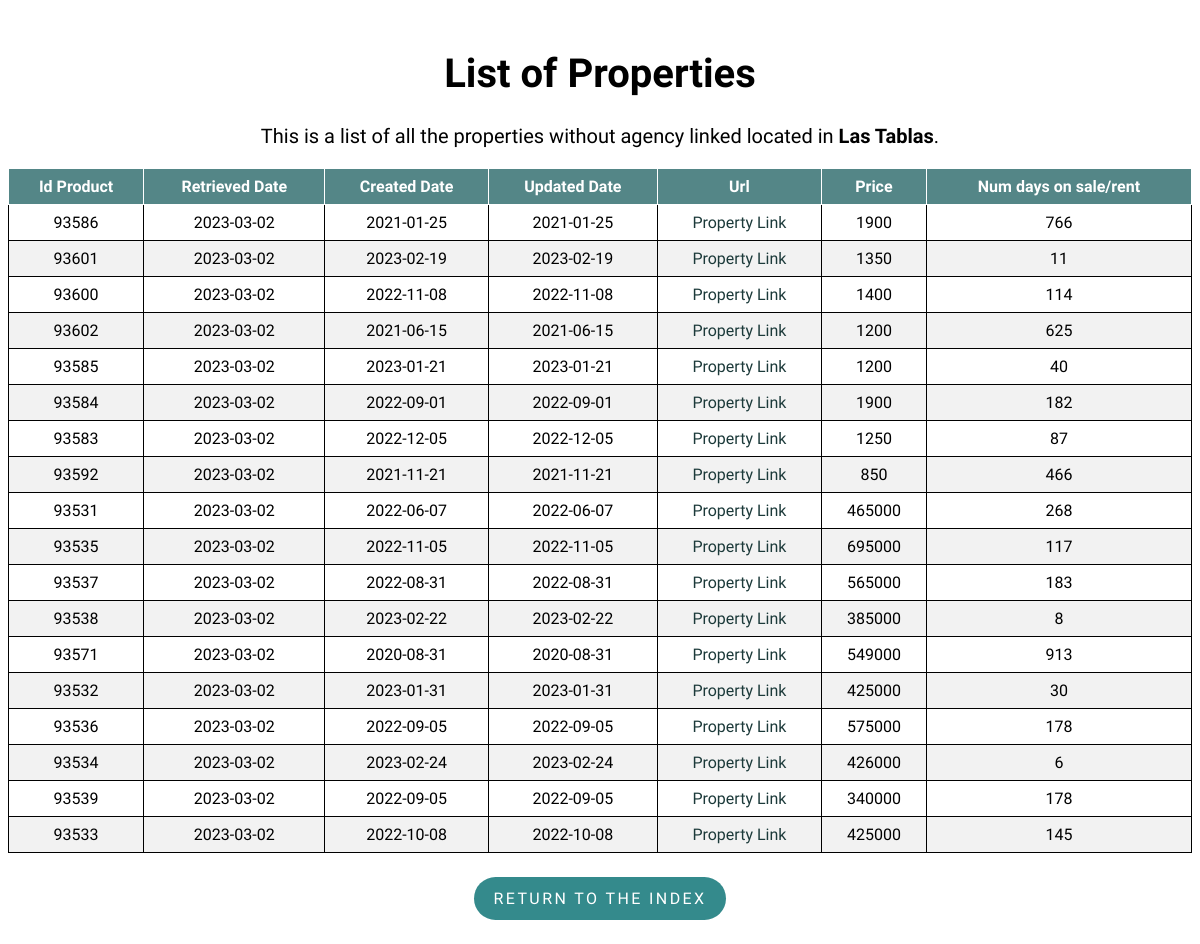
Screenshot of /property/Las Tablas with the database file from the repository.
### flask-app/read_db.py (models this page shows)
class Property(db.Model):
    __tablename__ = 'properties'
    id_product = db.Column(db.Integer, primary_key=True)
    retrieved_date = db.Column(db.Date)
    created_date = db.Column(db.Date)
    url = db.Column(db.Text)
    mobile = db.Column(db.Integer)
    agency = db.Column(db.Text)
    real_estate_id = db.Column(db.Integer)
    price = db.Column(db.Integer)
    type_id = db.Column(db.Integer)
    trans_type_id = db.Column(db.Integer)
    location = db.Column(db.Text)
    num_days = db.Column(db.Integer)
    updated_date = db.Column(db.Date)

### flask-app/read_db.py (the view)
@app.route('/property/<location>', methods=['GET', 'POST'])
def property(location):
    properties = Property.query.filter_by(
        type_id=1, location=location).order_by(Property.url).distinct()
    return render_template('list.html', properties=properties, location=location)

### flask-app/templates/list.html (shortened to what this page needs)
<!DOCTYPE html>
<html lang="en">
<head>
    <link rel="stylesheet" type="text/css" href="{{ url_for('static', filename='styles/style.css') }}">
    <link rel="stylesheet" type="text/css" href="{{ url_for('static', filename='styles/tablesort.css') }}">
</head>
<body>
    <h1 class="list_header" style="font-size:40px;">List of Properties</h1>
    <p class="list_header" style="margin-top: 25px;font-size:20px;">This is a list of all the properties without agency linked located in
        <strong>{{ location }}</strong>.
    </p>
    <table class="table table-sortable">
        <thead>
            <tr>
                <th>Id Product</th>
                <th>Retrieved Date</th>
                <th>Created Date</th>
                <th>Updated Date</th>
                <th>Url</th>
                <th>Price</th>
                <th>Num days on sale/rent</th>
            </tr>
        </thead>
        <tbody>
            {% for property in properties %}
            <tr>
                <td>{{ property.id_product }}</td>
                <td>{{ property.retrieved_date }}</td>
                <td>{{ property.created_date }}</td>
                <td>{{ property.updated_date }}</td>
                <td>
                    <a class="property_link" href={{ property.url }}>Property Link</a>
                </td>
                <td><a>{{ property.price }}</a></td>
                <td>{{ property.num_days }}</td>
            </tr>
            {% endfor %}
        </tbody>
    </table>
    <div class = "btn_container">
        <p class="return_btn"><a class = "btn_link" href="{{ url_for('index') }}">Return to the index</a></p>
    </div>
</body>
</html>

### flask-app/static/styles/style.css (style rules this page uses)
body { font-family: 'Muli','Open Sans','Open Sans-fallback',sans-serif; }
table, th, td { border: 1px solid; }
table { width: 100%; border-collapse: collapse; }
th, td { text-align: center; padding: 8px; }
tr:nth-child(even) { background-color: #f2f2f2 }
th { background-color: rgb(84, 134, 135); color: white; }
.index_header, .list_header { margin-top: 50px; text-align: center; }
a.property_link { text-decoration: none; }
a.property_link:link, a.property_link:visited { color: rgb(28, 58, 58); }
.return_btn { display: inline-block; padding: .75rem 1.25rem; border-radius: 10rem; text-transform: uppercase; font-size: 1rem; letter-spacing: .15rem; transition: all .3s; position: relative; overflow: hidden; z-index: 1; background-color: rgb(52, 138, 140); }
.btn_link { text-decoration: none; color: #fff; }
.btn_container { margin-top: 8px; display: flex; justify-content: center; align-items: center; }

### flask-app/static/styles/tablesort.css (style rules this page uses)
.table-sortable th { cursor: pointer; }

### rows the page displays
Property: id_product "93586", retrieved_date "2023-03-02", created_date "2021-01-25", updated_date "2021-01-25", price "1900", num_days "766"
Property: id_product "93601", retrieved_date "2023-03-02", created_date "2023-02-19", updated_date "2023-02-19", price "1350", num_days "11"
Property: id_product "93600", retrieved_date "2023-03-02", created_date "2022-11-08", updated_date "2022-11-08", price "1400", num_days "114"
Property: id_product "93602", retrieved_date "2023-03-02", created_date "2021-06-15", updated_date "2021-06-15", price "1200", num_days "625"
Property: id_product "93585", retrieved_date "2023-03-02", created_date "2023-01-21", updated_date "2023-01-21", price "1200", num_days "40"
Property: id_product "93584", retrieved_date "2023-03-02", created_date "2022-09-01", updated_date "2022-09-01", price "1900", num_days "182"
Property: id_product "93583", retrieved_date "2023-03-02", created_date "2022-12-05", updated_date "2022-12-05", price "1250", num_days "87"
Property: id_product "93592", retrieved_date "2023-03-02", created_date "2021-11-21", updated_date "2021-11-21", price "850", num_days "466"
Property: id_product "93531", retrieved_date "2023-03-02", created_date "2022-06-07", updated_date "2022-06-07", price "465000", num_days "268"
Property: id_product "93535", retrieved_date "2023-03-02", created_date "2022-11-05", updated_date "2022-11-05", price "695000", num_days "117"
Property: id_product "93537", retrieved_date "2023-03-02", created_date "2022-08-31", updated_date "2022-08-31", price "565000", num_days "183"
Property: id_product "93538", retrieved_date "2023-03-02", created_date "2023-02-22", updated_date "2023-02-22", price "385000", num_days "8"
Property: id_product "93571", retrieved_date "2023-03-02", created_date "2020-08-31", updated_date "2020-08-31", price "549000", num_days "913"
Property: id_product "93532", retrieved_date "2023-03-02", created_date "2023-01-31", updated_date "2023-01-31", price "425000", num_days "30"
Property: id_product "93536", retrieved_date "2023-03-02", created_date "2022-09-05", updated_date "2022-09-05", price "575000", num_days "178"
Property: id_product "93534", retrieved_date "2023-03-02", created_date "2023-02-24", updated_date "2023-02-24", price "426000", num_days "6"
Property: id_product "93539", retrieved_date "2023-03-02", created_date "2022-09-05", updated_date "2022-09-05", price "340000", num_days "178"
Property: id_product "93533", retrieved_date "2023-03-02", created_date "2022-10-08", updated_date "2022-10-08", price "425000", num_days "145"

### other values shown
{{ location }} "Las Tablas"
